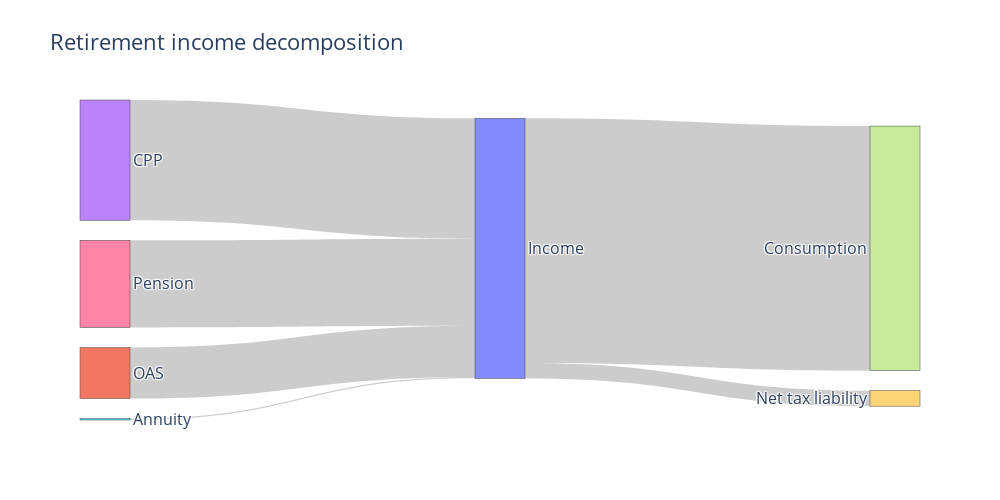

Notebook code for this chart:
### Markdown cell above
# Income Decomposition

### Code cell
# prepare data
hhold = df_change.loc[0, :]
pension = hhold['pension_after']
annuity = hhold['annuity_rrsp_after'] + hhold['annuity_rpp_dc_after'] + hhold['annuity_non_rrsp_after']
consumption = hhold['cons_after']
debt_payments = hhold['debt_payments_after']
net_liabilities = hhold['fam_net_tax_liability_after']
cpp = hhold['cpp_after']
gis = hhold['gis_after']
oas = hhold['oas_after']
rpp_db = hhold['rpp_db_benefits_after']
if hhold.couple:
    pension += hhold['s_pension_after']
    annuity += hhold['s_annuity_rrsp_after'] + hhold['s_annuity_rpp_dc_after'] + hhold['s_annuity_non_rrsp_after']
    cpp = hhold['s_cpp_after']
    gis = hhold['s_gis_after']
    oas = hhold['s_oas_after']
    rpp_db = hhold['s_rpp_db_benefits_after']

income = oas + gis + cpp + rpp_db + annuity + pension

label = ['Income', # 0
         'OAS', 'GIS', 'CPP', 'RPP DB', 'Annuity', 'Pension', # 1 to 6
         'Consumption', 'Debt payments', # 7 - 8
         'Net tax liability']  # 9 could also enter income (invert source and target)
if net_liabilities > 0:
    source = [1, 2, 3, 4, 5, 6, 0, 0, 0]
    target = [0, 0, 0, 0, 0, 0, 7, 8, 9]
    value =  [oas, gis, cpp, rpp_db, annuity, pension, consumption, debt_payments, net_liabilities]
else:
    source = [1, 2, 3, 4, 5, 6, 0, 0, 9]
    target = [0, 0, 0, 0, 0, 0, 7, 8, 0]
    value =  [oas, gis, cpp, rpp_db, annuity, pension, consumption, debt_payments, -net_liabilities]

# data to dict, dict to sankey
link = dict(source = source,
            target = target,
            value = value,
            hovertemplate='$%{value:,.0f}<extra></extra>')
node = dict(label = label, pad=20, thickness=50,
            hovertemplate='$%{value:,.0f}<extra></extra>')

data = go.Sankey(link=link, node=node)
# plot
fig = go.Figure(data)
fig.update_layout(height=500, width=1000,
                  title_text="Retirement income decomposition",
                  font_size=16)
fig.show()

### Figure 1 — Plotly figure (JSON) as saved in the notebook; plotly's stock layout.template omitted (floating-point values rounded to 4 significant figures)
{"data": [{"link": {"hovertemplate": "$%{value:,.0f}<extra></extra>", "source": [1, 2, 3, 4, 5, 6, 0, 0, 0], "target": [0, 0, 0, 0, 0, 0, 7, 8, 9], "value": [7417.0, 0, 17490.0, 0, 212.8, 12680.0, 35550.0, 0, 2257.0]}, "node": {"hovertemplate": "$%{value:,.0f}<extra></extra>", "label": ["Income", "OAS", "GIS", "CPP", "RPP DB", "Annuity", "Pension", "Consumption", "Debt payments", "Net tax liability"], "pad": 20, "thickness": 50}, "type": "sankey"}], "layout": {"font": {"size": 16}, "height": 500, "title": {"text": "Retirement income decomposition"}, "width": 1000}}
